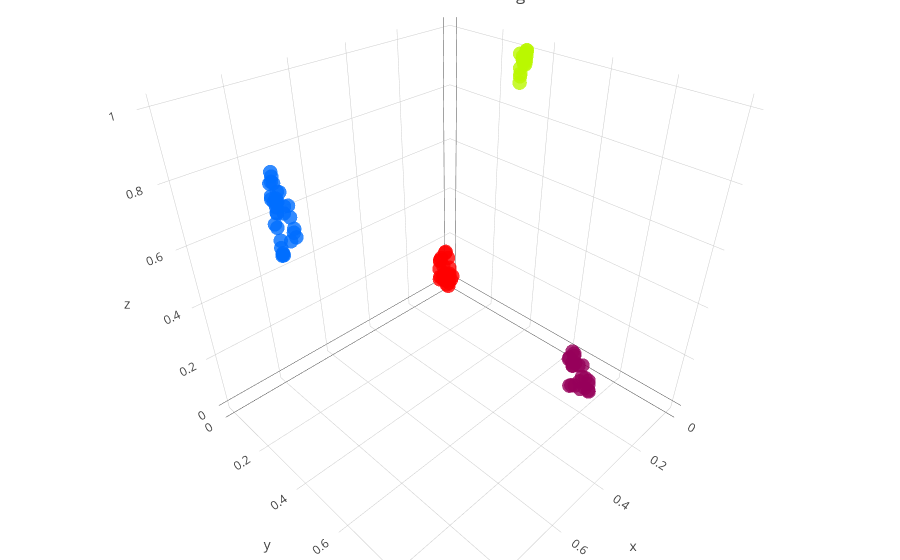

The cell this chart's notebook holds for it:
### Code cell
emb3d["marker"]["color"]=clusterer.labels_
emb3d["text"]=clusterer.labels_

fig = go.Figure(data=[emb3d], layout=layout)
iplot(fig, filename='lrp-val.html')
